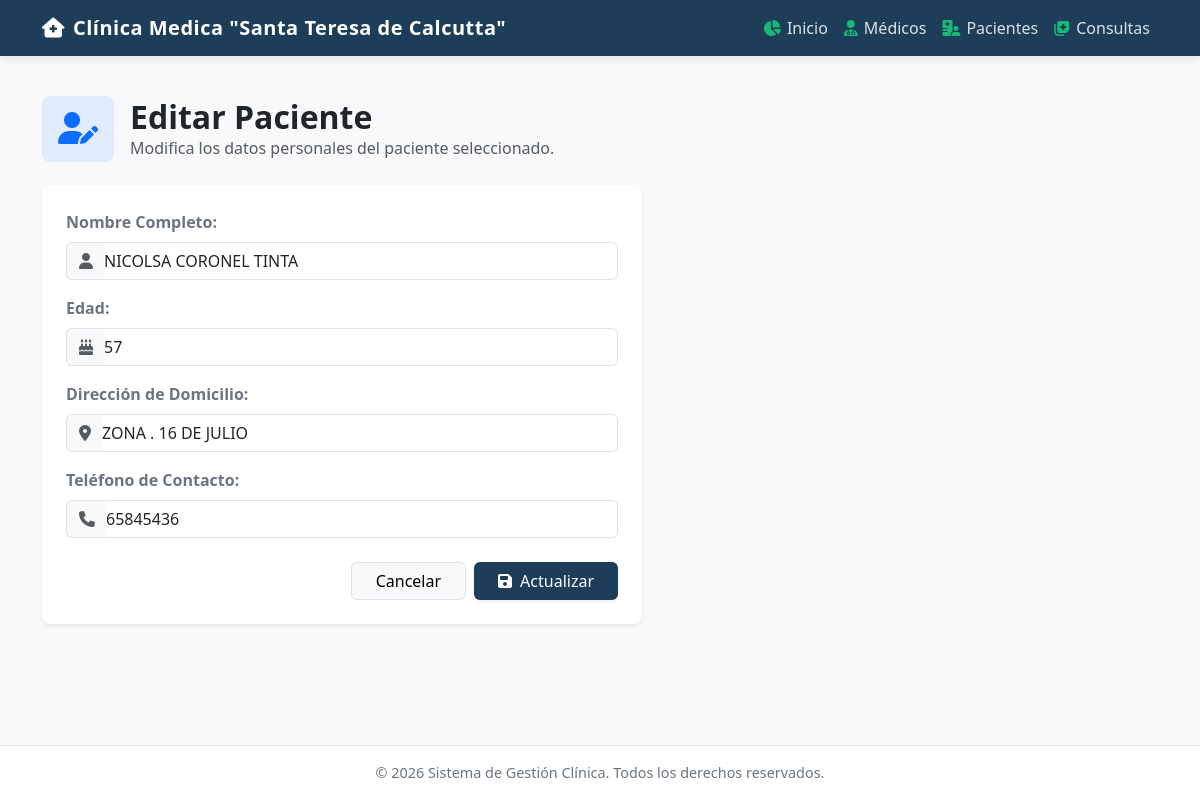
Before: /pacientes/editar/2 with the older database file.
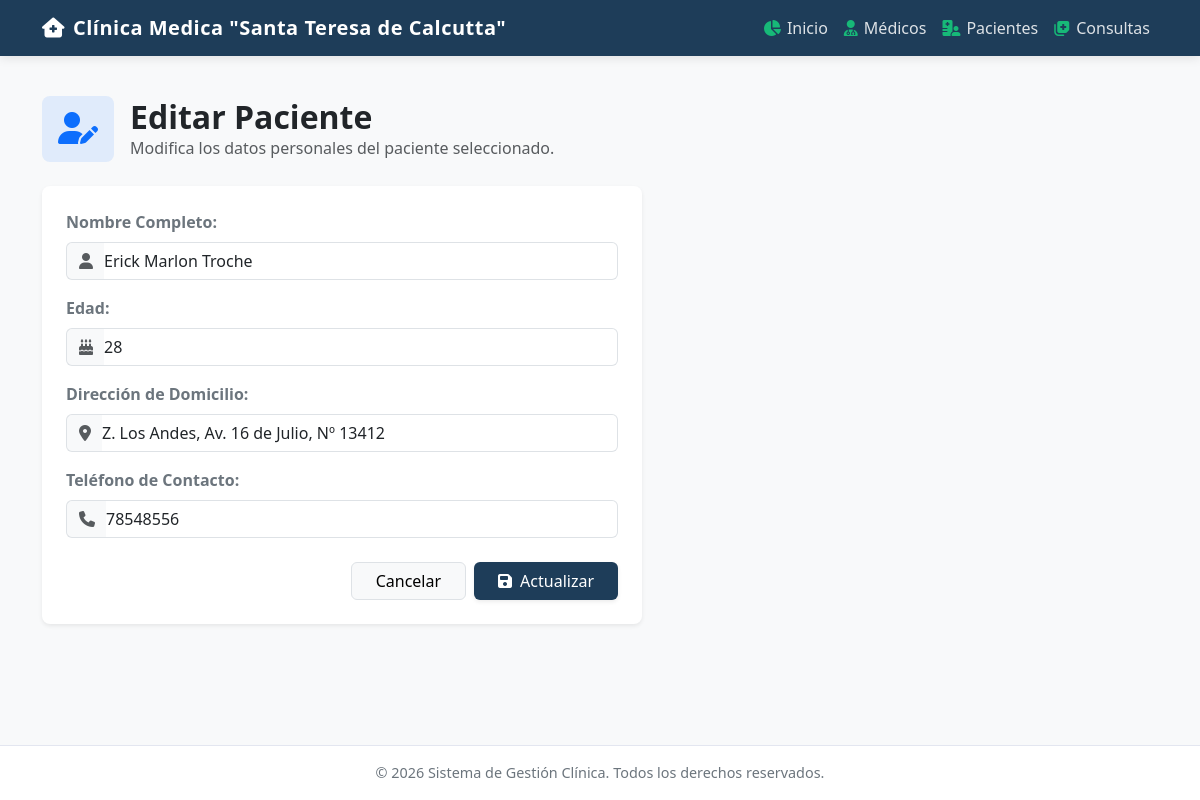
After: the same page with the newer database file.
### models.py (models this page shows)
class Paciente(db.Model):
    __tablename__ = 'pacientes'
    id_paciente = db.Column(db.Integer, primary_key=True)
    nombre = db.Column(db.String(100), nullable=False)
    edad = db.Column(db.Integer, nullable=False)
    direccion = db.Column(db.String(200), nullable=False)
    telefono = db.Column(db.String(20), nullable=False)
    consultas = db.relationship('Consulta', backref='paciente', lazy=True)

### app.py (the view, shortened to what this page needs)
@app.route('/pacientes/editar/<int:id>', methods=['GET', 'POST'])
def editar_paciente(id):
    paciente = Paciente.query.get_or_404(id)
    return render_template('pacientes/editar.html', paciente=paciente)

### templates/pacientes/editar.html (shortened to what this page needs)
{% extends 'base.html' %}
{% block content %}
<div class="d-flex align-items-center mb-4">
    <div class="bg-primary bg-opacity-10 text-primary p-3 rounded-3 me-3">
        <i class="fa-solid fa-user-pen fa-2x"></i>
    </div>
    <div>
        <h2 class="mb-0 fw-bold text-dark">Editar Paciente</h2>
        <p class="text-muted mb-0">Modifica los datos personales del paciente seleccionado.</p>
    </div>
</div>
<div class="card border-0 shadow-sm rounded-3 max-width-form" style="max-width: 600px;">
    <div class="card-body p-4">
        <form method="POST">
            <div class="mb-3">
                <label class="form-label fw-semibold text-secondary">Nombre Completo:</label>
                <div class="input-group">
                    <span class="input-group-text bg-light text-muted border-end-0">
                        <i class="fa-solid fa-user"></i>
                    </span>
                    <input type="text" name="nombre" class="form-control border-start-0 ps-0" value="{{ paciente.nombre }}" required>
                </div>
            </div>
            <div class="mb-3">
                <label class="form-label fw-semibold text-secondary">Edad:</label>
                <div class="input-group">
                    <span class="input-group-text bg-light text-muted border-end-0">
                        <i class="fa-solid fa-cake-candles"></i>
                    </span>
                    <input type="number" name="edad" class="form-control border-start-0 ps-0" value="{{ paciente.edad }}" required>
                </div>
            </div>
            <div class="mb-3">
                <label class="form-label fw-semibold text-secondary">Dirección de Domicilio:</label>
                <div class="input-group">
                    <span class="input-group-text bg-light text-muted border-end-0">
                        <i class="fa-solid fa-location-dot"></i>
                    </span>
                    <input type="text" name="direccion" class="form-control border-start-0 ps-0" value="{{ paciente.direccion }}" required>
                </div>
            </div>
            <div class="mb-4">
                <label class="form-label fw-semibold text-secondary">Teléfono de Contacto:</label>
                <div class="input-group">
                    <span class="input-group-text bg-light text-muted border-end-0">
                        <i class="fa-solid fa-phone"></i>
                    </span>
                    <input type="text" name="telefono" class="form-control border-start-0 ps-0" value="{{ paciente.telefono }}" required>
                </div>
            </div>
            <div class="d-flex gap-2 justify-content-end">
                <a href="/pacientes" class="btn btn-light px-4 border">
                    Cancelar
                </a>
                <button type="submit" class="btn btn-custom-primary shadow-sm px-4">
                    <i class="fa-solid fa-floppy-disk me-2"></i>Actualizar
                </button>
            </div>
        </form>
    </div>
</div>
{% endblock %}

Changed rows visible on the page:
changed Paciente: nombre "NICOLSA CORONEL TINTA" → "Erick Marlon Troche"; edad "57" → "28"; direccion "ZONA . 16 DE JULIO" → "Z. Los Andes, Av. 16 de Julio, Nº 13412"; telefono "65845436" → "78548556"
